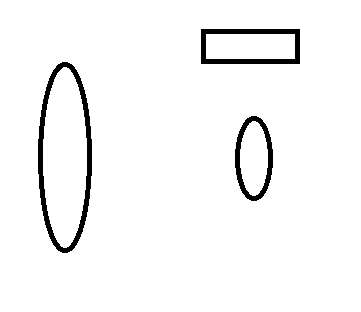
#> input picture assets/test.png, 361 x 312 px
$ python optimizedhough.py
#> lines starting #> are read from the running program, lines starting #| are printed output that depends on the picture; after the words box and inside, x2 and y2 are one past the last pixel; in counts of white or black regions, pixels touching at a corner belong together
import cv2
import numpy as np
from collections import defaultdict
import math

def get_edges(img, min_edge_threshold=100, max_edge_threshold=200):
    # Convert to gray scale
    min_edge_threshold = 0.2 * np.max(img)
    max_edge_threshold = 0.6 * np.max(img)

    # Edge detection on the input image
    edge_image = cv2.Canny(img, min_edge_threshold, max_edge_threshold)
    return edge_image

def precompute_trig(theta_range):
    cos_theta = {}
    sin_theta = {}
    for theta in theta_range:
        cos_theta[theta] = np.cos(theta)
        sin_theta[theta] = np.sin(theta)
    return cos_theta, sin_theta

# Load and preprocess the image
image = cv2.imread('assets/test.png')
#> image is the input picture: shape (312, 361, 3); 96.3% white; 3 black regions, box (x1, y1, x2, y2) and area: (38, 62, 92, 253) 2002, (201, 29, 300, 64) 1240, (235, 116, 273, 201) 922
print("Image loaded.")
gray = cv2.cvtColor(image, cv2.COLOR_BGR2GRAY)
print("Image converted to grayscale.")
blurred = cv2.GaussianBlur(gray, (5, 5), 0)
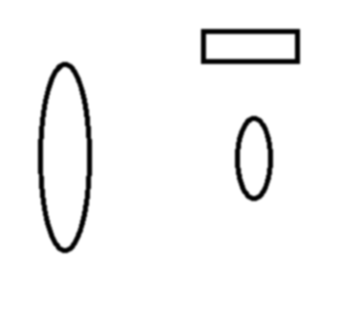
#> blurred: shape (312, 361); min 0, max 255, mean 245.6
print("Gaussian blur applied.")
edges = get_edges(blurred)
#> in get_edges, `min_edge_threshold = 0.2 * np.max(img)`: min_edge_threshold = 51
#> in get_edges, `max_edge_threshold = 0.6 * np.max(img)`: max_edge_threshold = 153
#> in get_edges, `edge_image = cv2.Canny(img, min_edge_threshold, max_edge_threshold)`:
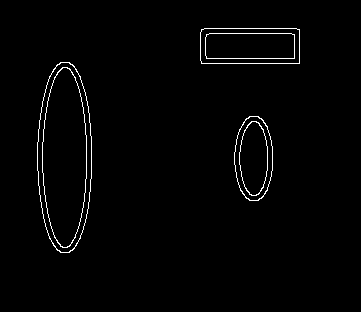
#> edge_image: shape (312, 361); 1.5% white in thin lines or dots, all inside (x1, y1, x2, y2) = (37, 28, 300, 253)
print("Edge detection done.")

# Parameters
a_range = (10, 20)
b_range = (10, 20)
theta_range = np.deg2rad(np.arange(0, 90))  # Convert theta to radians
cos_theta, sin_theta = precompute_trig(theta_range)
#> (the run stopped early here; a loop or call above may not have finished)
